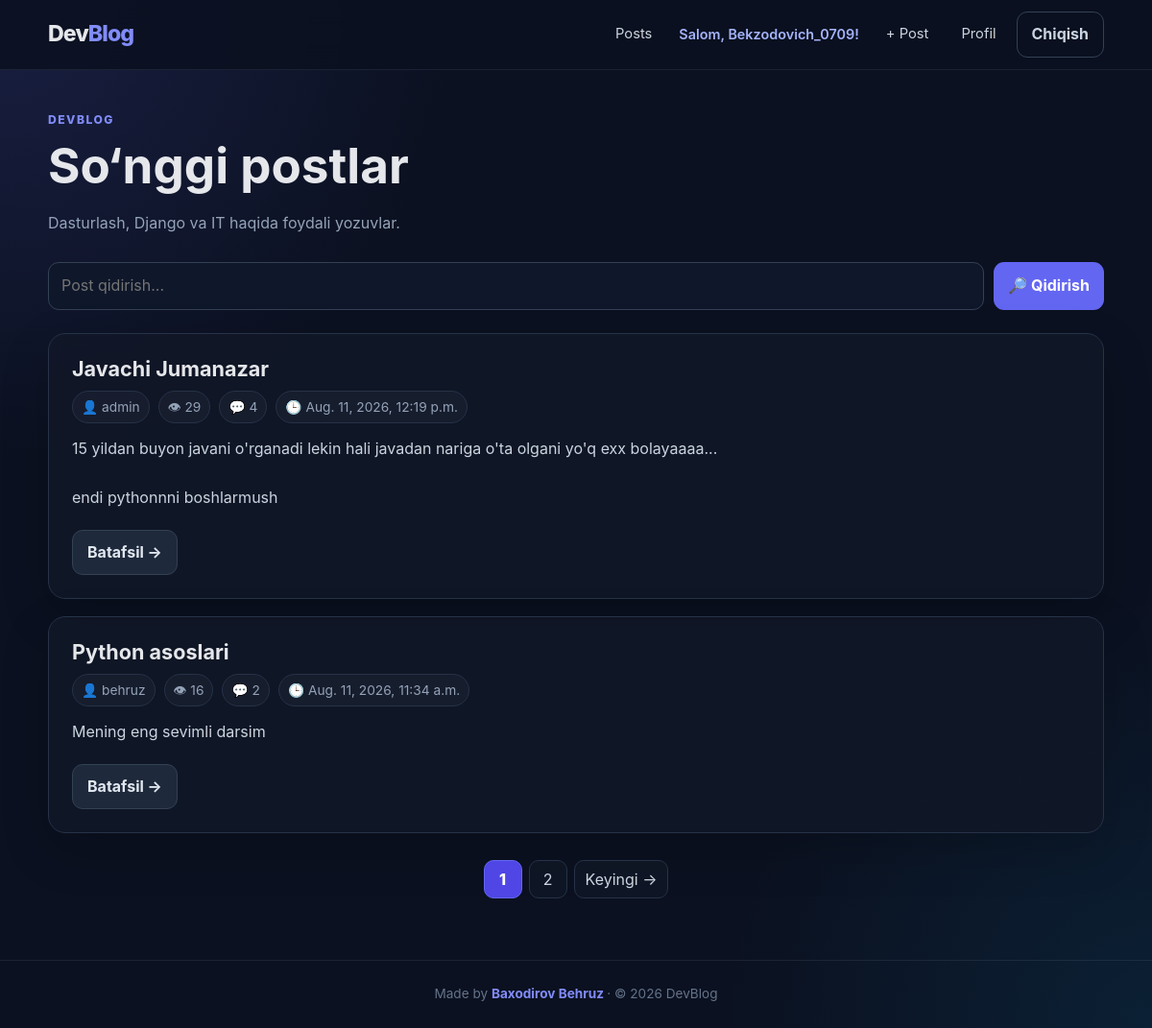
Screenshot of /posts/ (signed in) with the database file from the repository.
### apps/accounts/models.py (models this page shows)
class CustomUser(AbstractUser):
    phone_number = models.CharField(max_length=12, null=True, blank=True)
    address = models.CharField(max_length=120, null=True, blank=True)
    avatar = models.ImageField(null=True, blank=True, upload_to="avatars/")
    bio = models.TextField(null=True, blank=True)
    website = models.URLField(null=True, blank=True)
    social_links = models.JSONField(null=True, blank=True)

### apps/posts/models.py (models this page shows, shortened)
class Post(models.Model):
    title = models.CharField(max_length=50)
    content = models.TextField()
    author = models.ForeignKey(to=settings.AUTH_USER_MODEL, on_delete=models.CASCADE)
    views_count = models.PositiveIntegerField(default=0)
    created_at = models.DateTimeField(auto_now_add=True)
    updated_at = models.DateTimeField(auto_now=True)

### apps/posts/views.py (the view)
class PostListView(View):
    def get(self, request):
        query = request.GET.get("q")
        posts = Post.objects.annotate(comments_count = Count("comments"))
        if query:
            posts = posts.filter(Q(title__icontains=query) | Q(content__icontains=query))
        paginator = Paginator(object_list=posts, per_page=2)
        page_number = request.GET.get("page")
        posts = paginator.get_page(page_number)
        return render(
            request=request,
            template_name="posts/post_list.html",
            context={"posts":posts, "query":query}
        )

### templates/posts/post_list.html (shortened to what this page needs)
{% extends "base.html" %}
{% block content %}
<section class="hero">
    <div class="eyebrow">DevBlog</div>
    <h1>So‘nggi postlar</h1>
    <p class="muted">Dasturlash, Django va IT haqida foydali yozuvlar.</p>
</section>
<form class="search-bar" method="get">
    <input type="search" name="q" value="{{ query|default:'' }}" placeholder="Post qidirish..." aria-label="Post qidirish">
    <button type="submit">🔎 Qidirish</button>
</form>
{% if posts %}
<div class="post-grid">
    {% for post in posts %}
        <article class="card post-card">
            <h2 class="post-title">
                <a href="{% url 'post_detail' post.pk %}">{{ post.title }}</a>
            </h2>
            <div class="meta">
                <span class="pill">👤 {{ post.author }}</span>
                <span class="pill">👁 {{ post.views_count }}</span>
                <span class="pill">💬 {{ post.comments_count }}</span>
                <span class="pill">🕒 {{ post.created_at }}</span>
            </div>
            <p class="post-excerpt">{{ post.content|truncatechars:240 }}</p>
            <a class="btn btn-secondary" href="{% url 'post_detail' post.pk %}">
                Batafsil →
            </a>
        </article>
    {% endfor %}
</div>
<div class="pagination">
    {% for page_number in posts.paginator.page_range %}
        {% if page_number == posts.number %}
            <span class="page active">{{ page_number }}</span>
        {% else %}
            {% if query %}
                <a class="page" href="?q={{ query }}&page={{ page_number }}">{{ page_number }}</a>
            {% else %}
                <a class="page" href="?page={{ page_number }}">{{ page_number }}</a>
            {% endif %}
        {% endif %}
    {% endfor %}
    {% if posts.has_next %}
        {% if query %}
            <a class="page" href="?q={{ query }}&page={{ posts.next_page_number }}">Keyingi →</a>
        {% else %}
            <a class="page" href="?page={{ posts.next_page_number }}">Keyingi →</a>
        {% endif %}
    {% endif %}
</div>
{% else %}
    <div class="card empty">
        <h2>Post topilmadi</h2>
        <p class="muted">Qidiruv so‘rovingiz bo‘yicha hech qanday post topilmadi.</p>
        <a class="btn" href="{% url 'post_list' %}">Barcha postlar</a>
    </div>
{% endif %}
{% endblock %}

### templates/base.html (shortened to what this page needs)
<!DOCTYPE html>
<html lang="uz">
<head>
</head>
<body>
    <header class="navbar">
        <div class="container nav-inner">
            <a class="brand" href="{% url 'post_list' %}">
                Dev<span>Blog</span>
            </a>
            <nav class="nav-links" aria-label="Asosiy navigatsiya">
                <a class="nav-link" href="{% url 'post_list' %}">Posts</a>
                {% if request.user.is_authenticated %}
                    <span class="nav-user">Salom, {{ request.user.username }}!</span>
                    <a class="nav-link" href="{% url 'post_create' %}">+ Post</a>
                    <a class="nav-link" href="{% url 'profile' %}">Profil</a>
                    <form class="logout-form" method="post" action="{% url 'logout' %}">
                        <button class="btn btn-ghost" type="submit">Chiqish</button>
                    </form>
                {% else %}
                    <a class="nav-link" href="{% url 'login' %}">Kirish</a>
                    <a class="btn" href="{% url 'registration' %}">Ro‘yxatdan o‘tish</a>
                {% endif %}
            </nav>
        </div>
    </header>
    <main class="container main">
        {% block content %}{% endblock %}
    </main>
    <footer class="footer">
    <div class="container">
        Made by
        <a href="https://t.me/behruzbaxodirov"
           target="_blank"
           rel="noopener noreferrer"
           style="color: #818cf8; font-weight: 700;">
            Baxodirov Behruz
        </a>
        · © 2026 DevBlog
    </div>
</footer>
</body>
</html>

### templates/base.html (style rules this page uses)
:root { --bg: #0b1120; --surface: #111827; --surface-2: #172033; --border: #263247; --text: #e5e7eb; --muted: #94a3b8; --primary: #6366f1; --primary-hover: #818cf8; --danger: #ef4444; --success: #22c55e; }
* { box-sizing: border-box; }
html { scroll-behavior: smooth; }
body { margin: 0; min-height: 100vh; color: var(--text); background: radial-gradient(circle at top left, rgba(99,102,241,.16), transparent 30rem), radial-gradient(circle at bottom right, rgba(14,165,233,.10), transparent 28rem), var(--bg); font-family: Inter, ui-sans-serif, system-ui, -apple-system, BlinkMacSystemFont, "Segoe UI", sans-serif; line-height: 1.6; }
a { color: inherit; text-decoration: none; }
.container { width: min(1100px, calc(100% - 32px)); margin: 0 auto; }
.navbar { position: sticky; top: 0; z-index: 20; border-bottom: 1px solid rgba(148,163,184,.12); background: rgba(11,17,32,.86); backdrop-filter: blur(14px); }
.nav-inner { min-height: 72px; display: flex; align-items: center; justify-content: space-between; gap: 20px; }
.brand { font-size: 1.45rem; font-weight: 800; letter-spacing: -.04em; }
.brand span { color: #818cf8; }
.nav-links { display: flex; align-items: center; justify-content: flex-end; flex-wrap: wrap; gap: 8px; }
.nav-link { padding: 9px 13px; border-radius: 10px; color: #cbd5e1; font-size: .92rem; transition: .18s ease; }
.nav-user { color: #a5b4fc; font-size: .9rem; font-weight: 600; padding: 0 7px; }
.main { min-height: calc(100vh - 145px); padding: 42px 0 64px; }
.hero { margin-bottom: 28px; }
.eyebrow { color: #818cf8; text-transform: uppercase; letter-spacing: .12em; font-size: .76rem; font-weight: 800; }
h1, h2, h3, h4 { line-height: 1.2; }
h1 { font-size: clamp(2rem, 5vw, 3.2rem); margin: 8px 0 10px; }
h2 { font-size: 1.65rem; margin: 0 0 18px; }
.muted { color: var(--muted); }
.card { background: rgba(17,24,39,.78); border: 1px solid var(--border); border-radius: 18px; box-shadow: 0 18px 50px rgba(0,0,0,.18); }
.post-grid { display: grid; gap: 18px; }
.post-card { padding: 24px; transition: .2s ease; }
.post-title { margin: 0 0 9px; font-size: 1.35rem; font-weight: 750; }
.post-excerpt { color: #cbd5e1; white-space: pre-wrap; word-break: break-word; margin: 14px 0 20px; }
.meta { display: flex; flex-wrap: wrap; gap: 9px; color: var(--muted); font-size: .86rem; }
.pill { padding: 5px 9px; border: 1px solid var(--border); border-radius: 999px; background: rgba(148,163,184,.05); }
.search-bar { display: flex; gap: 10px; margin: 0 0 24px; }
.search-bar input { flex: 1; }
input, textarea, select { width: 100%; border: 1px solid #334155; border-radius: 11px; outline: none; background: #0f172a; color: #f8fafc; padding: 11px 13px; font: inherit; transition: .18s ease; }
button, .btn { display: inline-flex; align-items: center; justify-content: center; gap: 7px; border: 0; border-radius: 11px; padding: 10px 15px; color: white; background: var(--primary); font: inherit; font-weight: 700; cursor: pointer; transition: .18s ease; }
.btn-secondary { background: #1e293b; border: 1px solid #334155; color: #e2e8f0; }
.btn-ghost { background: transparent; color: #cbd5e1; border: 1px solid #334155; }
.pagination { display: flex; justify-content: center; align-items: center; flex-wrap: wrap; gap: 7px; margin-top: 28px; }
.page { min-width: 40px; height: 40px; padding: 0 11px; display: inline-flex; align-items: center; justify-content: center; border: 1px solid var(--border); border-radius: 10px; color: #cbd5e1; background: rgba(17,24,39,.65); transition: .18s ease; }
.page.active { color: white; border-color: #6366f1; background: #4f46e5; font-weight: 800; }
.footer { border-top: 1px solid rgba(148,163,184,.12); color: #64748b; padding: 24px 0; text-align: center; font-size: .85rem; }
.logout-form { display: inline; }

### rows the page displays
CustomUser: user.username "Bekzodovich_0709"
Post: title "Javachi Jumanazar", author "admin", views_count "29", comments_count "4", created_at "Aug. 11, 2026, 12:19 p.m.", content "15 yildan buyon javani o'rganadi lekin hali javadan nariga o'ta olgani yo'q exx bolayaaaa... endi pythonnni boshlarmush"
Post: title "Python asoslari", author "behruz", views_count "16", comments_count "2", created_at "Aug. 11, 2026, 11:34 a.m.", content "Mening eng sevimli darsim"

### other values shown
{{ page_number }} "1"
{{ page_number }} "2"
